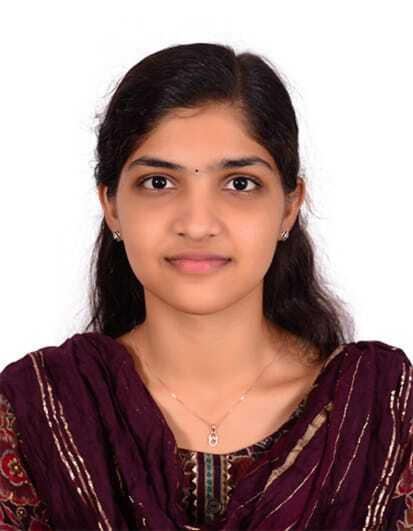
#> input picture myfoto.jpg, 413 x 531 px
$ jupyter execute workshop03-dipt.ipynb
#> lines starting #> are read from the running program, lines starting #| are printed output that depends on the picture
## WORKSHOP 3 - CANNY EDGE DETECTION
## Name : Raha Priya Dharshini M
## Reg No.: 212224240124

[cell 1]
import cv2
import matplotlib.pyplot as plt

[cell 2]
img = cv2.imread('myfoto.jpg',cv2.IMREAD_GRAYSCALE)
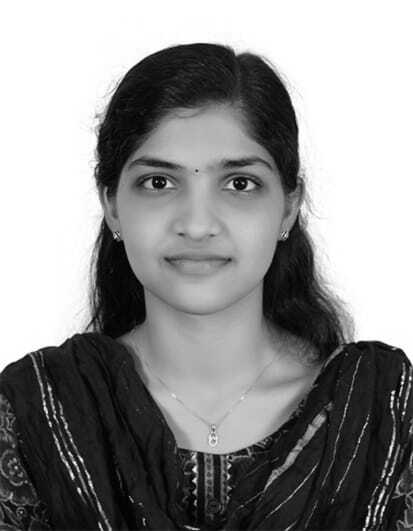
#> img: shape (531, 413); min 0, max 255, mean 142.9

[cell 3]
blurred =cv2.GaussianBlur(img, (5,5),0)

[cell 4]
edges = cv2.Canny(blurred, 50, 150)
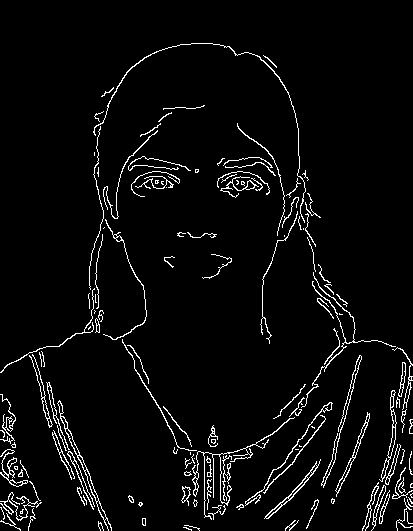
#> edges: shape (531, 413); 4.3% white in thin lines or dots

[cell 5]
plt.figure(figsize=(10,5))
plt.subplot(121),plt.imshow(img, cmap='gray')
plt.title('Original Image'), plt.axis('off')
plt.subplot(122),plt.imshow(edges, cmap='gray')
plt.title('Detected Edges'), plt.axis('off')
plt.show()
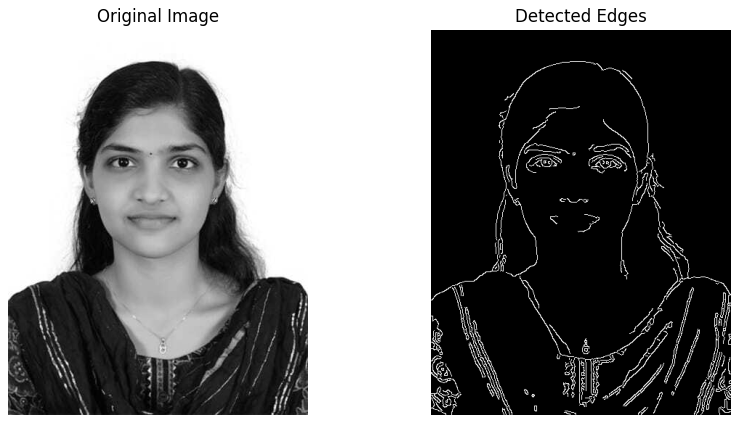
#> figure drawn by matplotlib, 2 panels
